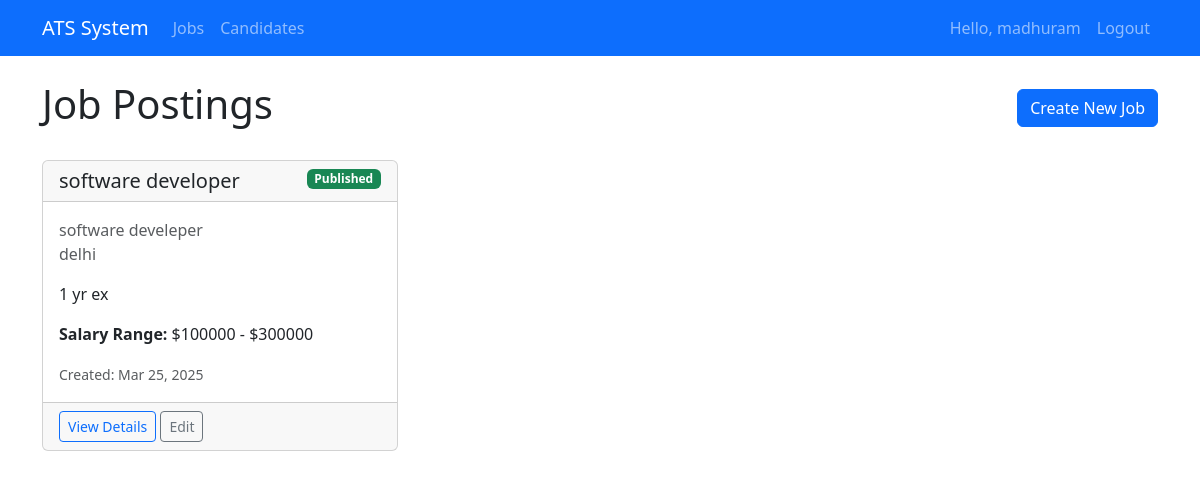
The app's page / (signed in) with its own data.
### jobs/models.py (models this page shows, shortened)
class JobPost(models.Model):
    STATUS_CHOICES = [
        ('draft', 'Draft'),
        ('published', 'Published'),
        ('closed', 'Closed'),
    ]
    title = models.CharField(max_length=200)
    department = models.ForeignKey(Department, on_delete=models.CASCADE)
    location = models.CharField(max_length=100)
    description = models.TextField()
    requirements = models.TextField()
    responsibilities = models.TextField()
    status = models.CharField(max_length=10, choices=STATUS_CHOICES, default='draft')
    created_by = models.ForeignKey(User, on_delete=models.CASCADE, related_name='created_jobs')
    created_at = models.DateTimeField(auto_now_add=True)
    updated_at = models.DateTimeField(auto_now=True)
    salary_min = models.DecimalField(max_digits=10, decimal_places=2, null=True, blank=True)
    salary_max = models.DecimalField(max_digits=10, decimal_places=2, null=True, blank=True)

class Department(models.Model):
    name = models.CharField(max_length=100)
    description = models.TextField(blank=True)

### jobs/views.py (the view)
# urls.py: path('', views.job_list, name='job_list'),
@login_required
def job_list(request):
    jobs = JobPost.objects.all().order_by('-created_at')
    return render(request, 'jobs/job_list.html', {'jobs': jobs})

### jobs/templates/jobs/job_list.html (shortened to what this page needs)
{% extends "base.html" %}
{% block content %}
<div class="d-flex justify-content-between align-items-center mb-4">
    <h1>Job Postings</h1>
    <a href="{% url 'job_create' %}" class="btn btn-primary">
         Create New Job
    </a>
</div>
{% if jobs %}
    <div class="row row-cols-1 row-cols-md-2 row-cols-lg-3 g-4">
        {% for job in jobs %}
            <div class="col">
                <div class="card h-100">
                    <div class="card-header">
                        <span class="badge bg-{% if job.status == 'published' %}success{% elif job.status == 'draft' %}warning{% else %}secondary{% endif %} float-end">
                            {{ job.get_status_display }}
                        </span>
                        <h5 class="card-title mb-0">{{ job.title }}</h5>
                    </div>
                    <div class="card-body">
                        <p class="text-muted">
                             {{ job.department.name }}<br>
                             {{ job.location }}
                        </p>
                        <p class="card-text">{{ job.description|truncatewords:30 }}</p>
                        {% if job.salary_min or job.salary_max %}
                            <p><strong>Salary Range:</strong>
                                {% if job.salary_min %}${{ job.salary_min|floatformat:0 }}{% endif %}
                                {% if job.salary_min and job.salary_max %} - {% endif %}
                                {% if job.salary_max %}${{ job.salary_max|floatformat:0 }}{% endif %}
                            </p>
                        {% endif %}
                        <p class="text-muted mb-0">
                            <small>Created: {{ job.created_at|date:"M d, Y" }}</small>
                        </p>
                    </div>
                    <div class="card-footer">
                        <a href="{% url 'job_detail' job.id %}" class="btn btn-outline-primary btn-sm">View Details</a>
                        <a href="{% url 'job_edit' job.id %}" class="btn btn-outline-secondary btn-sm">Edit</a>
                    </div>
                </div>
            </div>
        {% endfor %}
    </div>
{% else %}
    <div class="alert alert-info">
        No job postings available. <a href="{% url 'job_create' %}">Create your first job posting</a>.
    </div>
{% endif %}
{% endblock %}

### jobs/templates/base.html (shortened to what this page needs)
<!DOCTYPE html>
<html lang="en">
<head>
    <link href="https://cdn.jsdelivr.net/npm/bootstrap@5.3.0/dist/css/bootstrap.min.css" rel="stylesheet">
</head>
<body>
    <nav class="navbar navbar-expand-lg navbar-dark bg-primary">
        <div class="container">
            <a class="navbar-brand" href="{% url 'job_list' %}">ATS System</a>
            <div class="collapse navbar-collapse" id="navbarNav">
                <ul class="navbar-nav me-auto">
                    <li class="nav-item">
                        <a class="nav-link" href="{% url 'job_list' %}">Jobs</a>
                    </li>
                    <li class="nav-item">
                        <a class="nav-link" href="{% url 'candidate_list' %}">Candidates</a>
                    </li>
                </ul>
                <ul class="navbar-nav">
                    {% if user.is_authenticated %}
                        <li class="nav-item">
                            <span class="nav-link">Hello, {{ user.username }}</span>
                        </li>
                        <li class="nav-item">
                            <a class="nav-link" href="{% url 'logout' %}">Logout</a>
                        </li>
                    {% else %}
                        <li class="nav-item">
                            <a class="nav-link" href="{% url 'login' %}">Login</a>
                        </li>
                    {% endif %}
                </ul>
            </div>
        </div>
    </nav>
    <div class="container mt-4">
        {% block content %}{% endblock %}
    </div>
</body>
</html>

### records on screen
JobPost: status "Published", title "software developer", department.name "software develeper", location "delhi", description "1 yr ex", salary_min "100000", salary_max "300000", created_at "Mar 25, 2025"

### other values on screen
{{ user.username }} "madhuram"
